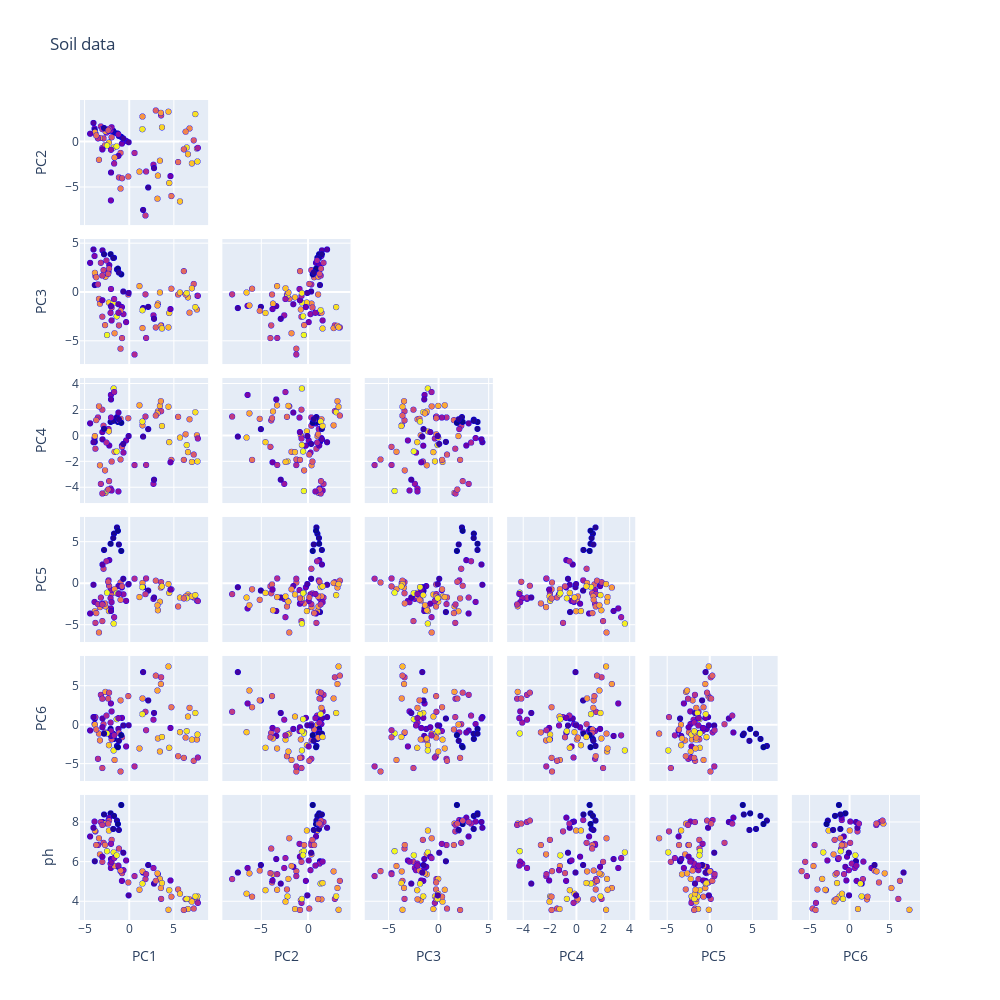

The notebook cell saved with this chart:
### Code cell
import plotly.graph_objects as go

index_vals = carb.astype('category').cat.codes

fig = go.Figure(data=go.Splom(
                dimensions=[dict(label='PC1',
                                 values=test['PC1']),
                            dict(label='PC2',
                                 values=test['PC2']),
                            dict(label='PC3',
                                 values=test['PC3']),
                            dict(label='PC4',
                                 values=test['PC4']),
                           dict(label='PC5',
                                 values=test['PC5']),
                           dict(label='PC6',
                                 values=test['PC6']),
                           dict(label='ph',
                                 values=test['ph'])],
                diagonal_visible=False,
                showupperhalf=False,
                text=test['ph'],
                marker=dict(color=index_vals,
                            showscale=False, # colors encode categorical variables
                            line_color='blue', line_width=0.5)
                ))


fig.update_layout(
    title='Soil data',
    width=1000,
    height=1000,
)

fig.show()
